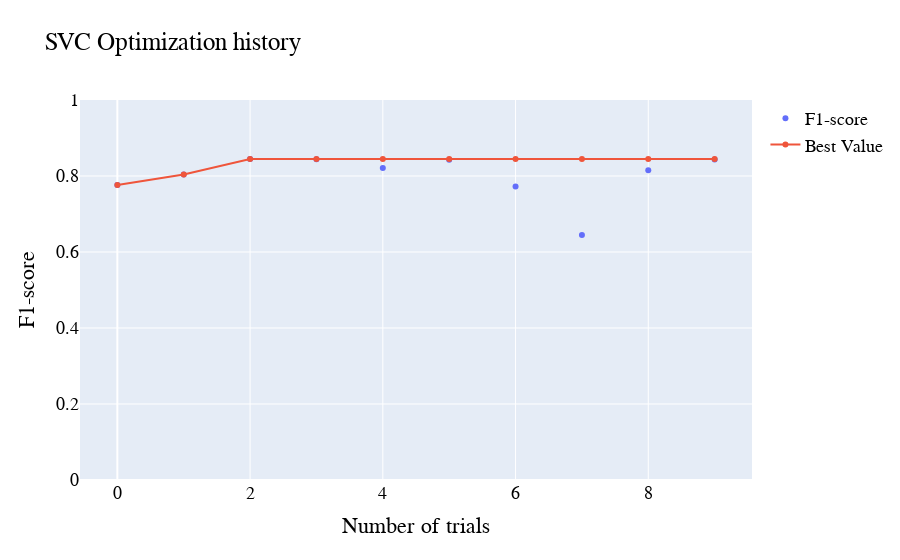

Here is the notebook cell this chart was saved with:
### Markdown cell above
#### Figure 2: optuna visualisation plot optimization
Improvement over time

### Code cell
oph = plot_optimization_history(study,target_name='F1-score')
oph.update_layout(
    title='{} Optimization history'.format(used_model),
    xaxis_title='Number of trials',
    font=dict(
        family="Arial, monospace",
        size=18,
        color="Black"
    )
)

oph.update_yaxes(range=[0,1])
oph.write_image(save_path_figures + "/{}_{}_optimization_history.png".format(used_model,study_name))
oph.write_image(save_path_figures + "/{}_{}_optimization_history.pdf".format(used_model,study_name))
oph.show()

### Figure 1 — Plotly figure (JSON) as saved in the notebook; plotly's stock layout.template omitted (floating-point values rounded to 4 significant figures)
{"data": [{"mode": "markers", "name": "F1-score", "type": "scatter", "x": [0, 1, 2, 3, 4, 5, 6, 7, 8, 9], "y": [0.7765, 0.8042, 0.8446, 0.8441, 0.8208, 0.843, 0.7725, 0.6447, 0.8151, 0.8434]}, {"name": "Best Value", "type": "scatter", "x": [0, 1, 2, 3, 4, 5, 6, 7, 8, 9], "y": [0.7765, 0.8042, 0.8446, 0.8446, 0.8446, 0.8446, 0.8446, 0.8446, 0.8446, 0.8446]}], "layout": {"font": {"color": "Black", "family": "Arial, monospace", "size": 18}, "title": {"text": "SVC Optimization history"}, "xaxis": {"title": {"text": "Number of trials"}}, "yaxis": {"range": [0, 1], "title": {"text": "F1-score"}}}}
